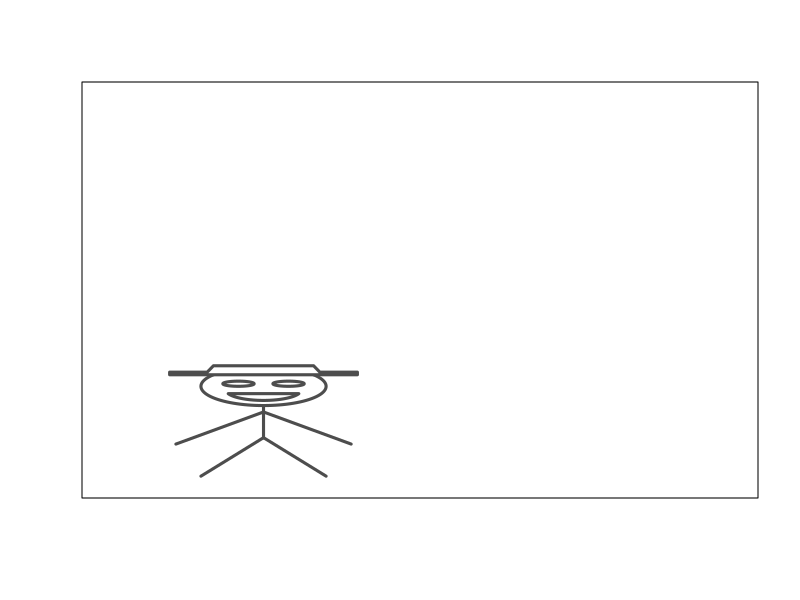

Generate this figure with R:
# FROM 
# https://github.com/EconometricsBySimulation/R-Graphics/blob/master/Stick-Figures/draw.stick.R
# Stick Man/Woman Generating Function

draw.stick <- function(x,y,scale=1,arms="down", 
                       gender="male",lwd=3, clcol="white",
                       face="happy", linecol=gray(.3),
                       hat=NA) {
  # clcol: color of clothes - any color
  # scale: fize of figure
  # x,y left bottom alignment of figure
  # linecol: color of lines - any color
  # lwd: line weight
  
  # Arms: "down", "nuetral", "up", "hip", "wave"
  # Gender: "male", "female"
  # Face: "happy", "sad", "annoyed", "surprised"
  # Hat: plot hat T,F
  
  
  # Set the figure scale, default it 1
  s <- scale/100
  
  # If is undefined then give the man a hat
  if (is.na(hat)) hat<-(gender=="male")
  
  require("plotrix")
  
  # Draw Head
  draw.ellipse(x+50*s,y+75*s,10*s,15*s,lwd=lwd, border=linecol)
  
  if (face=="happy") {
    # Draw eyes
    draw.ellipse(x+46*s,y+77*s,2.5*s,2*s,lwd=lwd, border=linecol)
    draw.ellipse(x+54*s,y+77*s,2.5*s,2*s,lwd=lwd, border=linecol)
    
    # Draw mouth
    draw.ellipse(x+50*s,y+72*s,6*s,8*s, segment = c(-160,-20),
                 lwd=lwd, border=linecol)
  }
  if (face=="sad")   {
    # Draw eyes
    draw.ellipse(x+46*s,y+75*s,2*s,2*s,lwd=lwd, border=linecol)
    draw.ellipse(x+54*s,y+75*s,2*s,2*s,lwd=lwd, border=linecol)
    
    # Draw mouth
    draw.ellipse(x+50*s,y+60*s,6*s,8*s, segment = c(140,40),
                 lwd=lwd, border=linecol)
  }
  
  if (face=="surprised")   {
    # Draw eyes
    draw.ellipse(x+46*s,y+78*s,3*s,2*s,lwd=lwd, border=linecol)
    draw.ellipse(x+54*s,y+78*s,3*s,2*s,lwd=lwd, border=linecol)
    
    # Draw irises
    #  draw.ellipse(x+46*s,y+78*s,1*s,1*s,lwd=lwd, border=linecol)
    #  draw.ellipse(x+54*s,y+78*s,1*s,1*s,lwd=lwd, border=linecol)
    
    # Draw mouth
    draw.ellipse(x+50*s,y+65*s,3*s,4*s,
                 lwd=lwd, border=linecol)
  }
  
  
  if (face=="annoyed")  {
    # Draw mouth
    lines(c(x+46*s,x+55*s), c(y+66*s,y+68*s),lwd=lwd, col=linecol)
    
    # Draw eyes
    draw.ellipse(x+46*s,y+76*s,2*s,2*s,lwd=lwd, border=linecol)
    draw.ellipse(x+54*s,y+76*s,2*s,1*s,lwd=lwd, border=linecol)
  }
  
  
  
  
  # Draw torso
  lines(c(x+50*s,x+50*s), c(y+35*s,y+60*s),lwd=lwd, col=linecol)
  
  # Draw arms
  if (arms=="down") {
    lines(c(x+50*s,x+36*s), c(y+55*s,y+30*s),lwd=lwd, col=linecol) # Left
    lines(c(x+50*s,x+64*s), c(y+55*s,y+30*s),lwd=lwd, col=linecol) # Right
  }  
  if (arms=="nuetral") {
    lines(c(x+50*s,x+30*s), c(y+50*s,y+55*s),lwd=lwd, col=linecol) # Left
    lines(c(x+50*s,x+70*s), c(y+50*s,y+55*s),lwd=lwd, col=linecol) # Right
  }
  if (arms=="up") {
    lines(c(x+50*s,x+32*s), c(y+50*s,y+65*s),lwd=lwd, col=linecol) # Left
    lines(c(x+50*s,x+68*s), c(y+50*s,y+65*s),lwd=lwd, col=linecol) # Right
  }
  if (arms=="hip") {
    lines(c(x+50*s,x+37*s,x+48*s), c(y+56*s,y+47*s,y+40*s),lwd=lwd, col=linecol) # Left
    lines(c(x+50*s,x+63*s,x+51*s), c(y+56*s,y+49*s,y+62*s),lwd=lwd, col=linecol) # Right
  }
  if (arms=="wave") {
    lines(c(x+50*s,x+38*s,x+33*s), c(y+56*s,y+60*s,y+78*s),lwd=lwd, col=linecol) # Left
    lines(c(x+50*s,x+63*s,x+52*s), c(y+56*s,y+47*s,y+40*s),lwd=lwd, col=linecol) # Right
  }
  
  # Draw male legs
  if (gender=="male") {
    lines(c(x+50*s,x+40*s), c(y+35*s,y+5*s),lwd=lwd, col=linecol)
    lines(c(x+50*s,x+60*s), c(y+35*s,y+5*s),lwd=lwd, col=linecol)
    
  }
  
  # Draw female legs and dress
  if (gender!="male") {
    # Draw legs
    lines(c(x+45*s,x+45*s), c(y+17*s,y+5*s),lwd=lwd, col=linecol)
    lines(c(x+55*s,x+55*s), c(y+17*s,y+5*s),lwd=lwd, col=linecol)
    
    # Draw dress
    polygon(c(x+s*50,x+s*35,x+s*65), 
            c(y+s*40,y+s*17,y+s*17), 
            col=clcol, border=linecol,lwd=lwd)
  }
  
  # Draw hat
  if (hat==T) polygon(
    c(x+35*s,x+65*s,x+65*s,x+59*s,x+58*s,x+42*s,x+41*s,x+35*s),
    c(y+84*s,y+84*s,y+86*s,y+86*s,y+91*s,y+91*s,y+86*s,y+86*s),
    col=clcol, border=linecol,lwd=lwd)
  
}

par(mfrow=c(1,1))
plot(c(.25,1.25), c(0,3), type="n", xaxt='n', yaxt='n', ann=FALSE)
draw.stick(0,0)
# Map of stick figures
# par(mar = rep(0, 4))
# 
# plot(c(.25,1.25), c(0,3), type="n", xaxt='n', yaxt='n', ann=FALSE)
# 
# draw.stick(0,0, arms="hip")
# draw.stick(.5,0, gender="female", arms="up")
# 
# draw.stick(0,1, arms="nuetral", lwd=2, linecol=gray(.5), 
#            clcol="red", face="sad")
# 
# draw.stick(.5,1, gender="female", arms="down", clcol="purple", 
#            lwd=2, linecol=gray(.5), face="sad",hat=T)
# 
# draw.stick(0,2, arms="wave", linecol=gray(.7),
#            clcol="blue", face="surprised",hat=F)
# 
# draw.stick(.5,2, gender="female", arms="hip", clcol="light blue", 
#            linecol=gray(.7),face="annoyed")
# 
# # Solitary annoyed figure
# plot(c(.25,.75), c(0,1), type="n")
# draw.stick(0,0, face="surprised", gender="male", 
#            arms="wave", hat=F)